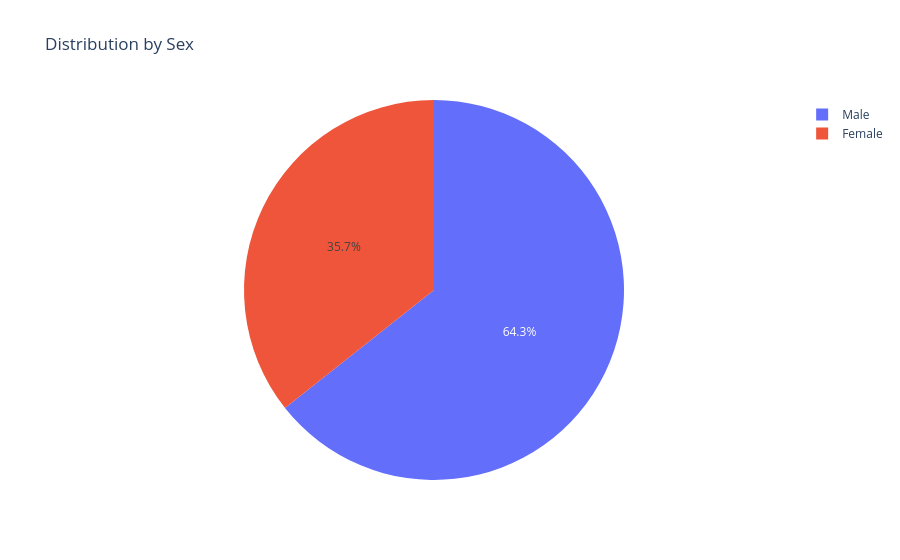

The notebook cell this image was saved under:
### Code cell
fig = px.pie(df, names="sex", title="Distribution by Sex")
fig.show()

### Figure 1 — Plotly figure (JSON) as saved in the notebook; plotly's stock layout.template omitted (floating-point values rounded to 4 significant figures; data arrays with more than 128 entries replaced by an {"elided": "..."} marker saying what was removed)
{"data": [{"domain": {"x": [0, 1], "y": [0, 1]}, "hovertemplate": "sex=%{label}<extra></extra>", "labels": {"elided": "244 str values"}, "legendgroup": "", "name": "", "showlegend": true, "type": "pie"}], "layout": {"legend": {"tracegroupgap": 0}, "title": {"text": "Distribution by Sex"}}}
